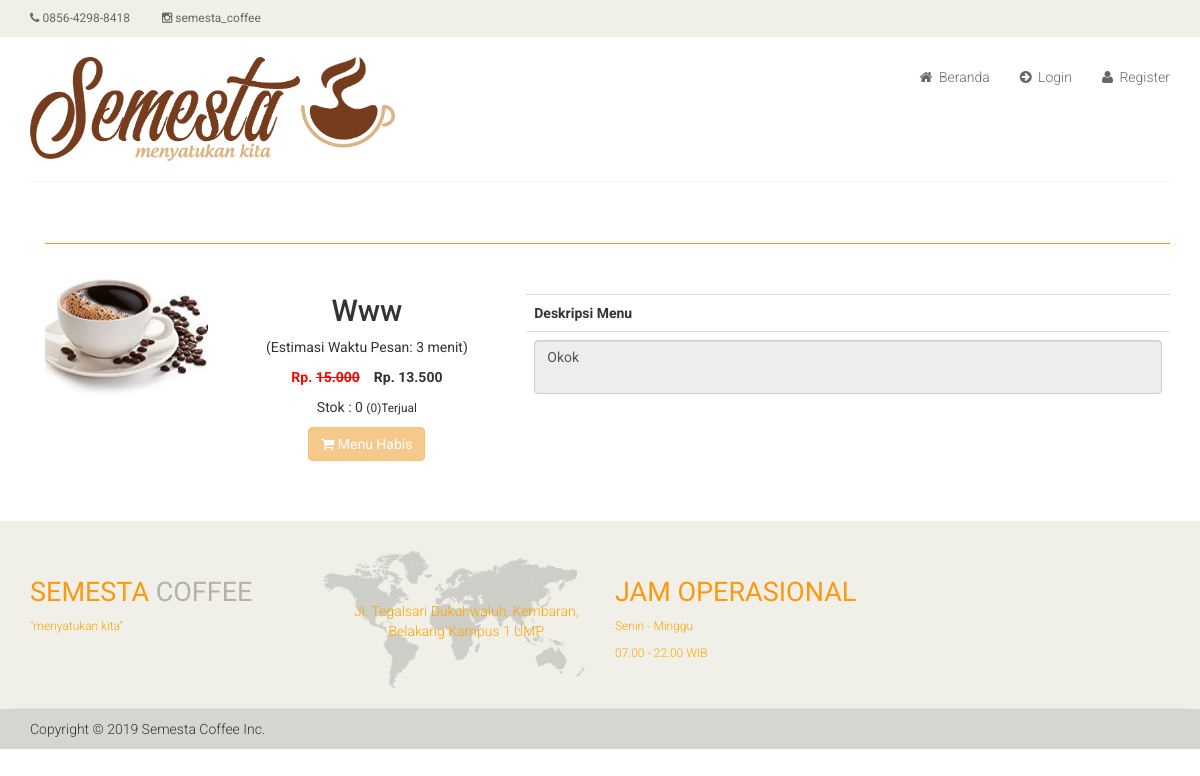
/?i=detail-barang&id=35, run on an earlier commit of the app's database.
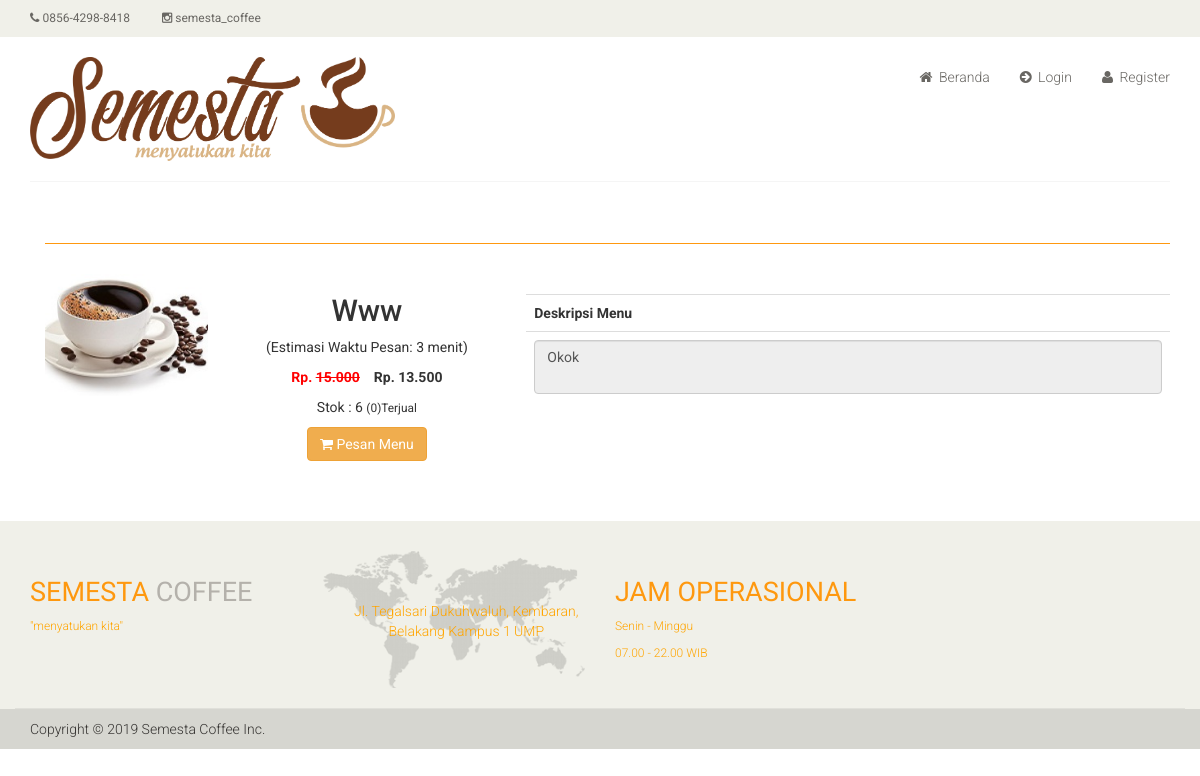
And on a later commit of the database.
### tables this page shows
CREATE TABLE `m_barang` (
  `brg_id` int(11) NOT NULL AUTO_INCREMENT,
  `judul` varchar(100) NOT NULL,
  `estimasi_menu` varchar(255) NOT NULL,
  `penerbit_id` int(11) DEFAULT NULL,
  `thn_terbit` varchar(100) DEFAULT NULL,
  `kota_terbit` varchar(100) DEFAULT NULL,
  `stok` int(11) NOT NULL,
  `jenis_id` int(11) DEFAULT NULL,
  `kategori_id` int(11) NOT NULL,
  `kategoriacc_id` int(11) DEFAULT NULL,
  `penulis_id` int(11) DEFAULT NULL,
  `harga_beli` int(11) NOT NULL,
  `harga_jual` int(11) NOT NULL,
  `jml_terjual` int(11) NOT NULL,
  `diskon` double(8,2) NOT NULL,
  `berat` double(8,2) DEFAULT NULL,
  `jml_halaman` int(11) DEFAULT NULL,
  `image` varchar(100) NOT NULL,
  `deskripsi` varchar(1000) NOT NULL,
  PRIMARY KEY (`brg_id`)
);

### dtl_barang.php (the view, shortened to what this page needs)
<section>
	<div class="container">
		<div class="row">
			<?php
			$sbuku = mysqli_query($koneksi, "SELECT * FROM m_barang a
								  			 LEFT OUTER JOIN l_kategori b on a.kategori_id = b.kategori_id
								  			 LEFT OUTER JOIN l_penerbit c on a.penerbit_id = c.penerbit_id
								  			 LEFT OUTER JOIN l_penulis d on a.penulis_id = d.penulis_id
											 WHERE brg_id = '$_GET[id]'");
			$hbuku = mysqli_fetch_array($sbuku);
			?>
			<div class="col-sm-12 padding-right">
				<div class="category-tab">
					<div class="col-sm-12">
						<ul class="nav nav-tabs">
						</ul>
					</div>
					<div class="tab-content">
						<div class="tab-pane fade active in">
							<div class="col-sm-2">
								<div class="">
									<div class="single-products">
										<div class="productinfo text-right">
											<img class="img img-responsive" src="<?php echo md5('admin') ?>/dist/img/buku/<?php echo $hbuku['image'] ?>" alt="" style="align-content: center;" />
										</div>
									</div>
								</div>
							</div>
							<div class="col-sm-3">
								<div class="">
									<div class="single-products">
										<div class="text-center">
											<h2><?php echo $hbuku['judul'] ?></h2>
											<p>(Estimasi Waktu Pesan: <?php echo $hbuku['estimasi_menu'] ?> menit)</p>
											<?php
											$diskon = $hbuku['diskon'] / 100;
											if ($diskon > 0) {
												$harga = $hbuku['harga_jual'] * $diskon;
												$hrg = $hbuku['harga_jual'] - $harga;
												?>
												<font style="color:red"><b>Rp. <strike><?php echo number_format($hbuku['harga_jual'], 0, ",", ".") ?></strike></b></font>
												<font>&nbsp;&nbsp;</font>
												<font><b> Rp. <?php echo number_format($hrg, 0, ",", ".") ?></b></font>
											<?php
											} else {
												?>
												<p><b>Rp. <?php echo number_format($hbuku['harga_jual'], 0, ",", ".") ?></b></p>
											<?php
											}
											?>
											<p>Stok : <?php echo $hbuku['stok'] ?> <small>(<?php echo $hbuku['jml_terjual'] ?>)Terjual</small></p>
											<a href="?i=<?php echo md5('beli') ?>&id=<?php echo $hbuku['brg_id'] ?>" class="btn btn-warning" <?php if ($hbuku['stok'] == 0) {
																																					echo "disabled";
																																				} else {
																																					echo "";
																																				} ?>><i class="fa fa-shopping-cart"></i>
												<?php if ($hbuku['stok'] == 0) {
													echo "Menu Habis";
												} else {
													echo "Pesan Menu";
												} ?> </a>
										</div><br />
									</div>
								</div>
							</div>
							<div class="col-sm-7">
								<div class="">
									<div class="single-products">
										<div class="table-responsive">
											<table class="table">
												<tr>
													<th>Deskripsi Menu</th>
												</tr>
												<tr>
													<td>
														<textarea class="form-control" readonly><?php echo $hbuku['deskripsi'] ?></textarea>
													</td>
												</tr>
											</table>
										</div>
									</div>
								</div>
							</div>
						</div>
					</div>
				</div>
			</div>
		</div>
	</div>
</section><br /><br />

### index.php (shortened to what this page needs)
<?php
require_once("koneksi.php");
$rumuscantik = mysqli_query($koneksi, "SELECT * FROM t_pemesanan a
									   LEFT OUTER JOIN t_keranjang b on a.pemesanan_id = b.pemesanan_id WHERE a.status_id = '1'");
while ($executerumus = mysqli_fetch_array($rumuscantik)) {
	$date = date('Y-m-d', strtotime('+1 days', strtotime($executerumus['tanggal'])));
	$valdate = date('Y-m-d');
	if ($valdate == $date) {
		$tty = date('g');
		$valtime = date('g', strtotime('+6 hours', strtotime($executerumus['jam'])));
		if ($tty > $valtime) {
			mysqli_query($koneksi, "UPDATE m_barang SET stok = stok+'$executerumus[jumlah_trx]' WHERE brg_id = '$executerumus[brg_id]'");
			mysqli_query($koneksi, "DELETE FROM t_pemesanan WHERE pemesanan_id = '$executerumus[pemesanan_id]'");
			mysqli_query($koneksi, "DELETE FROM t_keranjang WHERE pemesanan_id = '$executerumus[pemesanan_id]'");
		} else { }
	} else {
		$tty = date('G');
		$valtime = date('G', strtotime('+6 hours', strtotime($executerumus['jam'])));
		if ($tty > $valtime) {
			mysqli_query($koneksi, "UPDATE m_barang SET stok = stok+'$executerumus[jumlah_trx]' WHERE brg_id = '$executerumus[brg_id]'");
			mysqli_query($koneksi, "DELETE FROM t_pemesanan WHERE pemesanan_id = '$executerumus[pemesanan_id]'");
			mysqli_query($koneksi, "DELETE FROM t_keranjang WHERE pemesanan_id = '$executerumus[pemesanan_id]'");
		} else { }
	}
}
$a = mysqli_query($koneksi, "SELECT * FROM m_user WHERE user_id = '$_SESSION[id]'");
$b = mysqli_num_rows($a);
if ($b == 1) {
	$h = mysqli_fetch_array($a);
	header("Location: login_val.php?lv=$h[level_id]");
} else {
	?>
	<!DOCTYPE html>
	<html>
	<head>
		<link href="css/bootstrap.min.css" rel="stylesheet">
		<link href="css/font-awesome.min.css" rel="stylesheet">
		<link href="css/prettyPhoto.css" rel="stylesheet">
		<link href="css/price-range.css" rel="stylesheet">
		<link href="css/animate.css" rel="stylesheet">
		<link href="css/main.css" rel="stylesheet">
		<link href="css/responsive.css" rel="stylesheet">
	</head>
	<body class="hold-transition login-page" style="background-color:#FFF">
		<?php
			if (isset($_GET['i'])) {
				if ($_GET['i'] == md5('login') || $_GET['i'] == md5('regis') || $_GET['i'] == md5('verif') || $_GET['i'] == md5('resetpass') || $_GET['i'] == md5('resetpass_verif') || $_GET['i'] == md5('reset')) {
					?>
				<center>
					<br>
					<br>
					<a href="?i="><img class="img img-responsive" src="images/logo_header.png" width="390" height="95"></a>
				</center>
			<?php
					} else {
						?>
				<header id="header">
					<div class="header_top">
						<div class="container">
							<div class="row">
								<div class="col-sm-6">
									<div class="contactinfo">
										<ul class="nav nav-pills">
											<li><a href="#"><i class="fa fa-phone"></i> 0856-4298-8418</a></li>
											<li><a href="https://www.instagram.com/semesta_coffee/" target="_blank"><i class="fa fa-instagram"></i> semesta_coffee</a></li>
										</ul>
									</div>
								</div>
							</div>
						</div>
					</div>
					<div class="header-middle">
						<div class="container">
							<div class="row">
								<div class="col-sm-4">
									<div class="logo pull-left">
										<a href="?i="><img class="img img-responsive" src="images/logo_header.png" width="390" height="95"></a>
									</div>
								</div>
								<div class="col-sm-8">
									<div class="shop-menu pull-right">
										<ul class="nav navbar-nav">
											<li><a href="?i=beranda"><i class="fa fa-home"></i> Beranda</a></li>
											<li><a href="?i=<?php echo md5('login') ?>"><i class="fa  fa-arrow-circle-right"></i> Login</a></li>
											<li><a href="?i=<?php echo md5('regis') ?>"><i class="fa  fa-user"></i> Register</a></li>
										</ul>
									</div>
								</div>
							</div>
						</div>
					</div>
					<div class="header-bottom">
						<div class="container">
							<div class="row">
								<div class="col-sm-9">
								</div>
								<div class="col-sm-3">
								</div>
							</div>
						</div>
					</div>
				</header>
		<?php
				}
			}
			?>
		<?php
			if (!isset($_GET['i'])) {
				require_once('catalog.php');
			} else {
				switch ($_GET['i']) {
					case "detail-barang":
						require_once('dtl_barang.php');
						break;
						?>
			<?php
				}
			}
			?>
			<footer id="footer">
				<div class="footer-top">
					<div class="container">
						<div class="row">
							<div class="col-sm-3">
								<div class="companyinfo">
									<h2><span>Semesta</span> Coffee</h2>
									<p style="color: orange;">"menyatukan kita"</p>
								</div>
							</div>
							<div class="col-sm-3">
								<div class="address">
									<img src="images/home/map.png" alt="" />
									<p style="text-align:center; color: orange;">Jl. Tegalsari Dukuhwaluh, Kembaran, Belakang Kampus 1 UMP</p>
								</div>
							</div>
							<div class="col-sm-3">
								<div class="companyinfo">
									<h2><span>Jam Operasional</span></h2>
									<p style="color: orange;">Senin - Minggu</p>
									<p style="color: orange;">07.00 - 22.00 WIB</p>
								</div>
							</div>
						</div>
					</div>
				</div>
				<div class="footer-bottom">
					<div class="container">
						<div class="row">
							<p class="pull-left">Copyright © 2019 Semesta Coffee Inc.</p>
						</div>
					</div>
				</div>
			</footer>
	</body>
	</html>
<?php
}
?>

### css/main.css (style rules this page uses)
body { font-family: 'Roboto', sans-serif; background:; position: relative; font-weight:400px; }
ul li { list-style: none; }
a { -webkit-transition: 300ms; -moz-transition: 300ms; -o-transition: 300ms; transition: 300ms; }
h1, h2, h3, h4, h5, h6 { font-family: 'Roboto', sans-serif; }
.header_top { background: none repeat scroll 0 0 #F0F0E9; }
.contactinfo ul li:first-child { margin-left: -15px; }
.contactinfo ul li a { font-size: 12px; color: #696763; font-family: 'Roboto', sans-serif; }
.header-middle .container .row { border-bottom: 1px solid #f5f5f5; margin-left: 0; margin-right: 0; padding-bottom: 20px; padding-top: 20px; }
.header-middle .container .row .col-sm-4 { padding-left: 0; }
.header-middle .container .row .col-sm-8 { padding-right:0; }
.shop-menu ul li { display:inline-block; padding-left: 15px; padding-right: 15px; }
.shop-menu ul li:last-child { padding-right: 0; }
.shop-menu ul li a { background: #FFFFFF; color: #696763; font-family: 'Roboto', sans-serif; font-size: 14px; font-weight: 300; padding:0; padding-right: 0; margin-top: 10px; }
.shop-menu ul li a i { margin-right:3px; }
.header-bottom { padding-bottom: 30px; padding-top: 30px; }
#footer { background: #F0F0E9; }
.footer-top .container { border-bottom: 1px solid #E0E0DA; padding-bottom: 20px; }
.companyinfo { margin-top: 57px; }
.companyinfo h2 { color: #B4B1AB; font-family: abel; font-size: 27px; text-transform: uppercase; }
.companyinfo h2 span { color:#FE980F; }
.companyinfo p { color: #B3B3AD; font-family: 'Roboto', sans-serif; font-size: 12px; font-weight: 300; }
.footer-top .col-sm-3 { overflow: hidden; }
.address { margin-top: 30px; position: relative; overflow: hidden; }
.address img { width:100%; }
.address p { color: #666663; font-family: 'Roboto', sans-serif; font-size: 14px; font-weight: 300; left: 25px; position: absolute; top: 50px; }
.footer-bottom { background: #D6D6D0; padding-top: 10px; }
.footer-bottom p { color: #363432; font-family: 'Roboto', sans-serif; font-weight: 300; margin-left: 15px; }
.padding-right { padding-right: 0; }
.single-products { position: relative; }
.productinfo img { width: 100%; }
.productinfo { position:relative; }
.category-tab { overflow: hidden; }
.category-tab ul { background: #40403E; border-bottom: 1px solid #FE980F; list-style: none outside none; margin: 0 0 30px; padding: 0; width: 100%; }
.user_info input, select, textarea { background: #F0F0E9; border:0; color: #696763; padding: 5px; width: 100%; border-radius: 0; resize: none }

What changed in the data, as far as the page shows it:
changed m_barang "Www": stok "0" → "6"
Also different on the page:
text no longer shown: "Menu Habis"
text now shown: "Pesan Menu"
